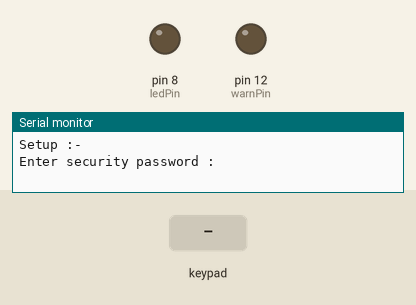
Recording of a sketch running on a simulated Arduino Uno, built with avr-gcc and run on an emulated ATmega328P. On the bench: output pins drawn as LEDs (lit = HIGH), the last lines printed to the serial monitor. Dashed ring = blinking. Inputs (shaded band) come from the test bench.

Above: at 1.2 s.
1.3 s: keypad keys 1 0 9 7 6 pressed 0.4 s apart
4.8 s: keypad keys 1 0 9 7 6 # pressed 0.4 s apart
At 6.4 s:
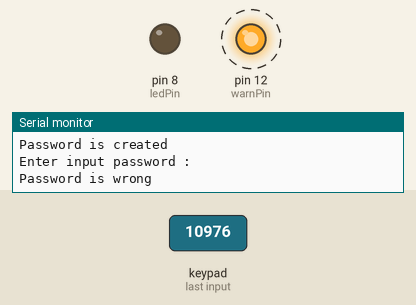
Timing chart, 0 to 12.1 s (numbered marks = the images above; inputs shaded):
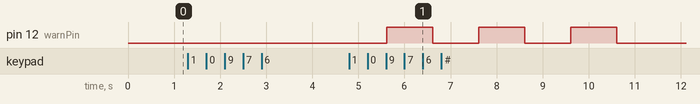

Measured:
- after the input at 4.8 s, pin 12 (warnPin): alternates HIGH for 1.0 s and LOW for 1.0 s, 6 changes in all, then stays LOW, starting after 0.81 s

The sketch:

basic.ino
```cpp
#include <Keypad.h>

int ledPin = 8;
int warnPin = 12;

const byte ROWS = 4;
const byte COLS = 4;

char keys[ROWS][COLS] = {
  {'1','2','3','A'},
  {'4','5','6','B'},
  {'7','8','9','C'},
  {'*','0','#','D'}
};

bool firstTime = true;
bool secondTime = true;

byte rowPins[ROWS] = {10, 9, 7, 6};
byte colPins[COLS] = {5, 4, 3, 2};

Keypad customKeypad = Keypad(makeKeymap(keys), rowPins, colPins, ROWS, COLS);

String password = "";
String input = "";

void setup() {
  Serial.begin(9600);
  pinMode(ledPin, OUTPUT);
  pinMode(warnPin,OUTPUT);
  Serial.println("Setup :-");
  Serial.println("Enter security password : ");
}

void loop() {

    char key = customKeypad.getKey();

  //set up password
  if (firstTime){
    if (key >= '0' && key <= '9'){
      password += key;
      if(password.length()==4)
      {
        firstTime = false;
        Serial.println("Password is created");
      }
    }
  }
  else
  {
    if(secondTime)
    {
      Serial.println("Enter input password : ");
      secondTime = false;
    }
    if (key >= '0' && key <= '9'){
        input+=key;
        if(input.length()==4)
        {
            if(input == password)
            {
              Serial.println("Password is correct!");
              digitalWrite(ledPin,HIGH);
              delay(5000);
              digitalWrite(ledPin,LOW);
              input="";
              secondTime = true;
            }
            else
            {
              Serial.println("Password is wrong");
              int i;
              for(i=0; i<=2; i++)
              {
                digitalWrite(warnPin,HIGH);
                delay(1000);
                digitalWrite(warnPin,LOW);
                delay(1000);
              }
              input="";
              secondTime = true;
            }
        }

    }
  }
}
```
